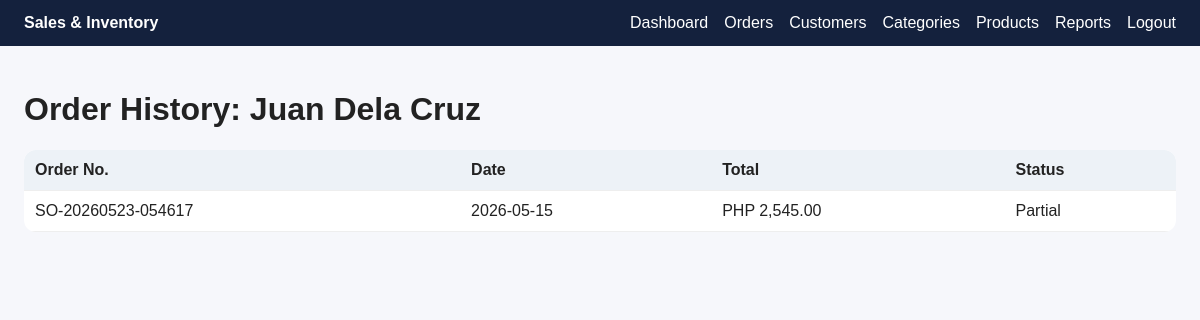
The page /modules/customers/history.php?id=1 (signed in) on the database its author committed.
### tables this page shows
CREATE TABLE IF NOT EXISTS `customers` (
  `id` int NOT NULL AUTO_INCREMENT,
  `name` varchar(120) NOT NULL,
  `contact_number` varchar(30) DEFAULT NULL,
  `email` varchar(120) DEFAULT NULL,
  `address` text,
  `created_at` timestamp NULL DEFAULT CURRENT_TIMESTAMP,
  PRIMARY KEY (`id`)
);

CREATE TABLE IF NOT EXISTS `orders` (
  `id` int NOT NULL AUTO_INCREMENT,
  `order_no` varchar(40) NOT NULL,
  `order_date` date NOT NULL,
  `customer_id` int NOT NULL,
  `payment_type` varchar(40) DEFAULT 'Cash',
  `discount` decimal(12,2) DEFAULT '0.00',
  `shipping_fee` decimal(12,2) DEFAULT '0.00',
  `subtotal` decimal(12,2) DEFAULT '0.00',
  `total_amount` decimal(12,2) DEFAULT '0.00',
  `total_cost` decimal(12,2) DEFAULT '0.00',
  `status` enum('Draft','Unpaid','Partial','Paid','Overdue','Cancelled') DEFAULT 'Draft',
  `due_date` date DEFAULT NULL,
  `is_confirmed` tinyint(1) DEFAULT '0',
  `created_at` timestamp NULL DEFAULT CURRENT_TIMESTAMP,
  PRIMARY KEY (`id`),
  UNIQUE KEY `order_no` (`order_no`),
  KEY `customer_id` (`customer_id`)
);

### includes/functions.php (called while the page is built, shortened)
<?php
function e($value)
{
    return htmlspecialchars((string) $value, ENT_QUOTES, 'UTF-8');
}
function money($n)
{
    return 'PHP ' . number_format((float) $n, 2);
}
?>

### modules/customers/history.php (the view, shortened to what this page needs)
<?php require_once '../../config/database.php';
require_once '../../includes/functions.php';
$id = $_GET['id'];
$s = $pdo->prepare('SELECT * FROM customers WHERE id=?');
$s->execute([$id]);
$c = $s->fetch();
$s = $pdo->prepare('SELECT * FROM orders WHERE customer_id=? ORDER BY order_date DESC');
$s->execute([$id]);
$orders = $s->fetchAll();
include '../../includes/header.php'; ?>
<h1>Order History: <?= e($c['name']) ?></h1>
<table>
    <tr>
        <th>Order No.</th>
        <th>Date</th>
        <th>Total</th>
        <th>Status</th>
    </tr><?php foreach ($orders as $o): ?>
        <tr>
            <td><?= e($o['order_no']) ?></td>
            <td><?= e($o['order_date']) ?></td>
            <td><?= money($o['total_amount']) ?></td>
            <td><?= e($o['status']) ?></td>
        </tr><?php endforeach; ?>
</table><?php include '../../includes/footer.php'; ?>

### assets/css/style.css (style rules this page uses)
* { box-sizing: border-box }
body { font-family: Arial, sans-serif; margin: 0; background: #f6f7fb; color: #222 }
table { width: 100%; border-collapse: collapse; background: #fff; border-radius: 12px; overflow: hidden }
th, td { padding: 11px; border-bottom: 1px solid #eee; text-align: left }
th { background: #edf2f7 }

### rows shown on the page
customers: name "Juan Dela Cruz"
orders: order_no "SO-20260523-054617", order_date "2026-05-15", total_amount "PHP 2,545.00", status "Partial"
